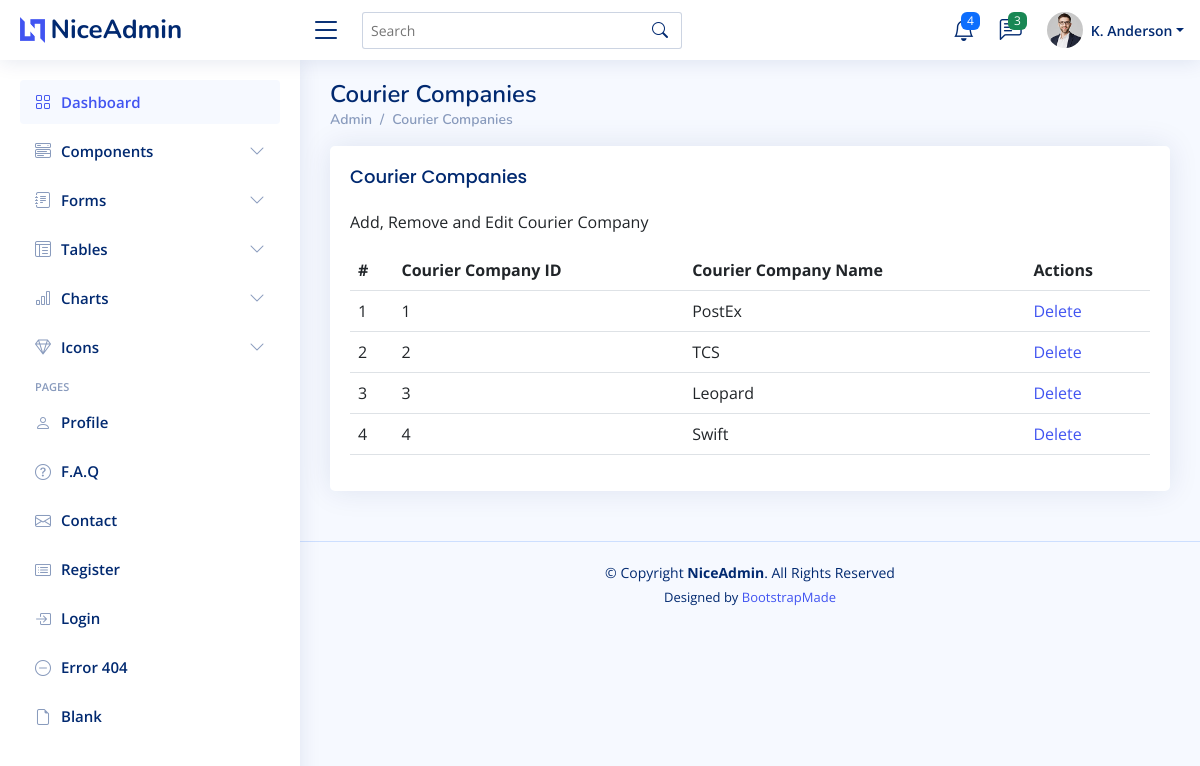
Screenshot of /courier_master.php with the database file from the repository.
### tables this page shows
CREATE TABLE `couriercompanies` (
  `courier_company_id` int(11) NOT NULL,
  `courier_company_name` varchar(100) NOT NULL
);

### courier_master.php (the view)
<?php
  require('menu.inc.php');
  $sql = "SELECT * FROM `couriercompanies`";
  $res = mysqli_query($conn,$sql);
?>
<main id="main" class="main">
    <div class="pagetitle">
      <h1>Courier Companies</h1>
      <nav>
        <ol class="breadcrumb">
          <li class="breadcrumb-item"><a href="dashboard.php">Admin</a></li>
          <li class="breadcrumb-item">Courier Companies</li>
        </ol>
      </nav>
    </div>
    <section class="section">
      <div class="row">
        <div class="col-lg-12">
          <div class="card">
            <div class="card-body">
              <h5 class="card-title">Courier Companies</h5>
              <p>Add, Remove and Edit Courier Company</p>
              <table class="table datatable">
                <thead>
                  <tr>
                    <th scope="col">#</th>
                    <th scope="col">Courier Company ID</th>
                    <th scope="col">Courier Company Name</th>
                    <th scope="col">Actions</th>
                  </tr>
                </thead>
                <tbody>
                  <?php
                    $srno = 1;
                    while($rows = mysqli_fetch_assoc($res)){
                      echo "<tr>";
                  ?>
                  <td><?php echo $srno; ?></td>
                  <td><?php echo $rows['courier_company_id']; ?></td>
                  <td><?php echo $rows['courier_company_name']; ?></td>
                  <td><?php echo '<a href="#">Delete</a>'; ?></td>
                  <?php
                      $srno++;
                      echo "</tr>";
                    }
                  ?>
                </tbody>
              </table>
            </div>
          </div>
        </div>
      </div>
    </section>
  </main>
  <?php require('footer.inc.php'); ?>

### menu.inc.php (shortened to what this page needs)
<!DOCTYPE html>
<html lang="en">
<head>
  <link href="assets/vendor/bootstrap/css/bootstrap.min.css" rel="stylesheet">
  <link href="assets/vendor/bootstrap-icons/bootstrap-icons.css" rel="stylesheet">
  <link href="assets/vendor/boxicons/css/boxicons.min.css" rel="stylesheet">
  <link href="assets/vendor/quill/quill.snow.css" rel="stylesheet">
  <link href="assets/vendor/quill/quill.bubble.css" rel="stylesheet">
  <link href="assets/vendor/remixicon/remixicon.css" rel="stylesheet">
  <link href="assets/vendor/simple-datatables/style.css" rel="stylesheet">
  <link href="assets/css/style.css" rel="stylesheet">
</head>
<body>
  <header id="header" class="header fixed-top d-flex align-items-center">
    <div class="d-flex align-items-center justify-content-between">
      <a href="index.html" class="logo d-flex align-items-center">
        <img src="assets/img/logo.png" alt="">
        <span class="d-none d-lg-block">NiceAdmin</span>
      </a>
      <i class="bi bi-list toggle-sidebar-btn"></i>
    </div>
    <div class="search-bar">
      <form class="search-form d-flex align-items-center" method="POST" action="#">
        <input type="text" name="query" placeholder="Search" title="Enter search keyword">
        <button type="submit" title="Search"><i class="bi bi-search"></i></button>
      </form>
    </div>
    <nav class="header-nav ms-auto">
      <ul class="d-flex align-items-center">
        <li class="nav-item dropdown">
          <a class="nav-link nav-icon" href="#" data-bs-toggle="dropdown">
            <i class="bi bi-bell"></i>
            <span class="badge bg-primary badge-number">4</span>
          </a>
        </li>
        <li class="nav-item dropdown">
          <a class="nav-link nav-icon" href="#" data-bs-toggle="dropdown">
            <i class="bi bi-chat-left-text"></i>
            <span class="badge bg-success badge-number">3</span>
          </a>
        </li>
        <li class="nav-item dropdown pe-3">
          <a class="nav-link nav-profile d-flex align-items-center pe-0" href="#" data-bs-toggle="dropdown">
            <img src="assets/img/profile-img.jpg" alt="Profile" class="rounded-circle">
            <span class="d-none d-md-block dropdown-toggle ps-2">K. Anderson</span>
          </a>
        </li>
      </ul>
    </nav>
  </header>
  <aside id="sidebar" class="sidebar">
    <ul class="sidebar-nav" id="sidebar-nav">
      <li class="nav-item">
        <a class="nav-link " href="index.html">
          <i class="bi bi-grid"></i>
          <span>Dashboard</span>
        </a>
      </li>
      <li class="nav-item">
        <a class="nav-link collapsed" data-bs-target="#components-nav" data-bs-toggle="collapse" href="#">
          <i class="bi bi-menu-button-wide"></i><span>Components</span><i class="bi bi-chevron-down ms-auto"></i>
        </a>
      </li>
      <li class="nav-item">
        <a class="nav-link collapsed" data-bs-target="#forms-nav" data-bs-toggle="collapse" href="#">
          <i class="bi bi-journal-text"></i><span>Forms</span><i class="bi bi-chevron-down ms-auto"></i>
        </a>
      </li>
      <li class="nav-item">
        <a class="nav-link collapsed" data-bs-target="#tables-nav" data-bs-toggle="collapse" href="#">
          <i class="bi bi-layout-text-window-reverse"></i><span>Tables</span><i class="bi bi-chevron-down ms-auto"></i>
        </a>
      </li>
      <li class="nav-item">
        <a class="nav-link collapsed" data-bs-target="#charts-nav" data-bs-toggle="collapse" href="#">
          <i class="bi bi-bar-chart"></i><span>Charts</span><i class="bi bi-chevron-down ms-auto"></i>
        </a>
      </li>
      <li class="nav-item">
        <a class="nav-link collapsed" data-bs-target="#icons-nav" data-bs-toggle="collapse" href="#">
          <i class="bi bi-gem"></i><span>Icons</span><i class="bi bi-chevron-down ms-auto"></i>
        </a>
      </li>
      <li class="nav-heading">Pages</li>
      <li class="nav-item">
        <a class="nav-link collapsed" href="users-profile.html">
          <i class="bi bi-person"></i>
          <span>Profile</span>
        </a>
      </li>
      <li class="nav-item">
        <a class="nav-link collapsed" href="pages-faq.html">
          <i class="bi bi-question-circle"></i>
          <span>F.A.Q</span>
        </a>
      </li>
      <li class="nav-item">
        <a class="nav-link collapsed" href="pages-contact.html">
          <i class="bi bi-envelope"></i>
          <span>Contact</span>
        </a>
      </li>
      <li class="nav-item">
        <a class="nav-link collapsed" href="pages-register.html">
          <i class="bi bi-card-list"></i>
          <span>Register</span>
        </a>
      </li>
      <li class="nav-item">
        <a class="nav-link collapsed" href="pages-login.html">
          <i class="bi bi-box-arrow-in-right"></i>
          <span>Login</span>
        </a>
      </li>
      <li class="nav-item">
        <a class="nav-link collapsed" href="pages-error-404.html">
          <i class="bi bi-dash-circle"></i>
          <span>Error 404</span>
        </a>
      </li>
      <li class="nav-item">
        <a class="nav-link collapsed" href="pages-blank.html">
          <i class="bi bi-file-earmark"></i>
          <span>Blank</span>
        </a>
      </li>
    </ul>
  </aside>

### footer.inc.php (shortened to what this page needs)
<footer id="footer" class="footer">
  <div class="copyright">
    &copy; Copyright <strong><span>NiceAdmin</span></strong>. All Rights Reserved
  </div>
  <div class="credits">
    Designed by <a href="https://bootstrapmade.com/">BootstrapMade</a>
  </div>
</footer>
</body>
</html>

### assets/css/style.css (style rules this page uses)
:root { scroll-behavior: smooth; }
body { font-family: "Open Sans", sans-serif; background: #f6f9ff; color: #444444; }
a { color: #4154f1; text-decoration: none; }
h1, h2, h3, h4, h5, h6 { font-family: "Nunito", sans-serif; }
#main { margin-top: 60px; padding: 20px 30px; transition: all 0.3s; }
.pagetitle { margin-bottom: 10px; }
.pagetitle h1 { font-size: 24px; margin-bottom: 0; font-weight: 600; color: #012970; }
.card { margin-bottom: 30px; border: none; border-radius: 5px; box-shadow: 0px 0 30px rgba(1, 41, 112, 0.1); }
.card-title { padding: 20px 0 15px 0; font-size: 18px; font-weight: 500; color: #012970; font-family: "Poppins", sans-serif; }
.card-body { padding: 0 20px 20px 20px; }
.breadcrumb { font-size: 14px; font-family: "Nunito", sans-serif; color: #899bbd; font-weight: 600; }
.breadcrumb a { color: #899bbd; transition: 0.3s; }
.breadcrumb .breadcrumb-item::before { color: #899bbd; }
.logo { line-height: 1; }
@media (min-width: 1200px) { .logo { width: 280px; } }
.logo img { max-height: 26px; margin-right: 6px; }
.logo span { font-size: 26px; font-weight: 700; color: #012970; font-family: "Nunito", sans-serif; }
.header { transition: all 0.5s; z-index: 997; height: 60px; box-shadow: 0px 2px 20px rgba(1, 41, 112, 0.1); background-color: #fff; padding-left: 20px; }
.header .toggle-sidebar-btn { font-size: 32px; padding-left: 10px; cursor: pointer; color: #012970; }
.header .search-bar { min-width: 360px; padding: 0 20px; }
.header .search-form { width: 100%; }
.header .search-form input { border: 0; font-size: 14px; color: #012970; border: 1px solid rgba(1, 41, 112, 0.2); padding: 7px 38px 7px 8px; border-radius: 3px; transition: 0.3s; width: 100%; }
.header .search-form button { border: 0; padding: 0; margin-left: -30px; background: none; }
.header .search-form button i { color: #012970; }
.header-nav ul { list-style: none; }
.header-nav>ul { margin: 0; padding: 0; }
.header-nav .nav-icon { font-size: 22px; color: #012970; margin-right: 25px; position: relative; }
.header-nav .nav-profile { color: #012970; }
.header-nav .nav-profile img { max-height: 36px; }
.header-nav .nav-profile span { font-size: 14px; font-weight: 600; }
.header-nav .badge-number { position: absolute; inset: -2px -5px auto auto; font-weight: normal; font-size: 12px; padding: 3px 6px; }
.sidebar { position: fixed; top: 60px; left: 0; bottom: 0; width: 300px; z-index: 996; transition: all 0.3s; padding: 20px; overflow-y: auto; scrollbar-width: thin; scrollbar-color: #aab7cf transparent; box-shadow: 0px 0px 20px rgba(1, 41, 112, 0.1); background-color: #fff; }
@media (min-width: 1200px) { #main, #footer { margin-left: 300px; } }
.sidebar-nav { padding: 0; margin: 0; list-style: none; }
.sidebar-nav li { padding: 0; margin: 0; list-style: none; }
.sidebar-nav .nav-item { margin-bottom: 5px; }
.sidebar-nav .nav-heading { font-size: 11px; text-transform: uppercase; color: #899bbd; font-weight: 600; margin: 10px 0 5px 15px; }
.sidebar-nav .nav-link { display: flex; align-items: center; font-size: 15px; font-weight: 600; color: #4154f1; transition: 0.3; background: #f6f9ff; padding: 10px 15px; border-radius: 4px; }
.sidebar-nav .nav-link i { font-size: 16px; margin-right: 10px; color: #4154f1; }
.sidebar-nav .nav-link.collapsed { color: #012970; background: #fff; }
.sidebar-nav .nav-link.collapsed i { color: #899bbd; }
.sidebar-nav .nav-link .bi-chevron-down { margin-right: 0; transition: transform 0.2s ease-in-out; }
.footer { padding: 20px 0; font-size: 14px; transition: all 0.3s; border-top: 1px solid #cddfff; }
.footer .copyright { text-align: center; color: #012970; }
.footer .credits { padding-top: 5px; text-align: center; font-size: 13px; color: #012970; }

### rows the page displays
couriercompanies: courier_company_id "1", courier_company_name "PostEx"
couriercompanies: courier_company_id "2", courier_company_name "TCS"
couriercompanies: courier_company_id "3", courier_company_name "Leopard"
couriercompanies: courier_company_id "4", courier_company_name "Swift"
